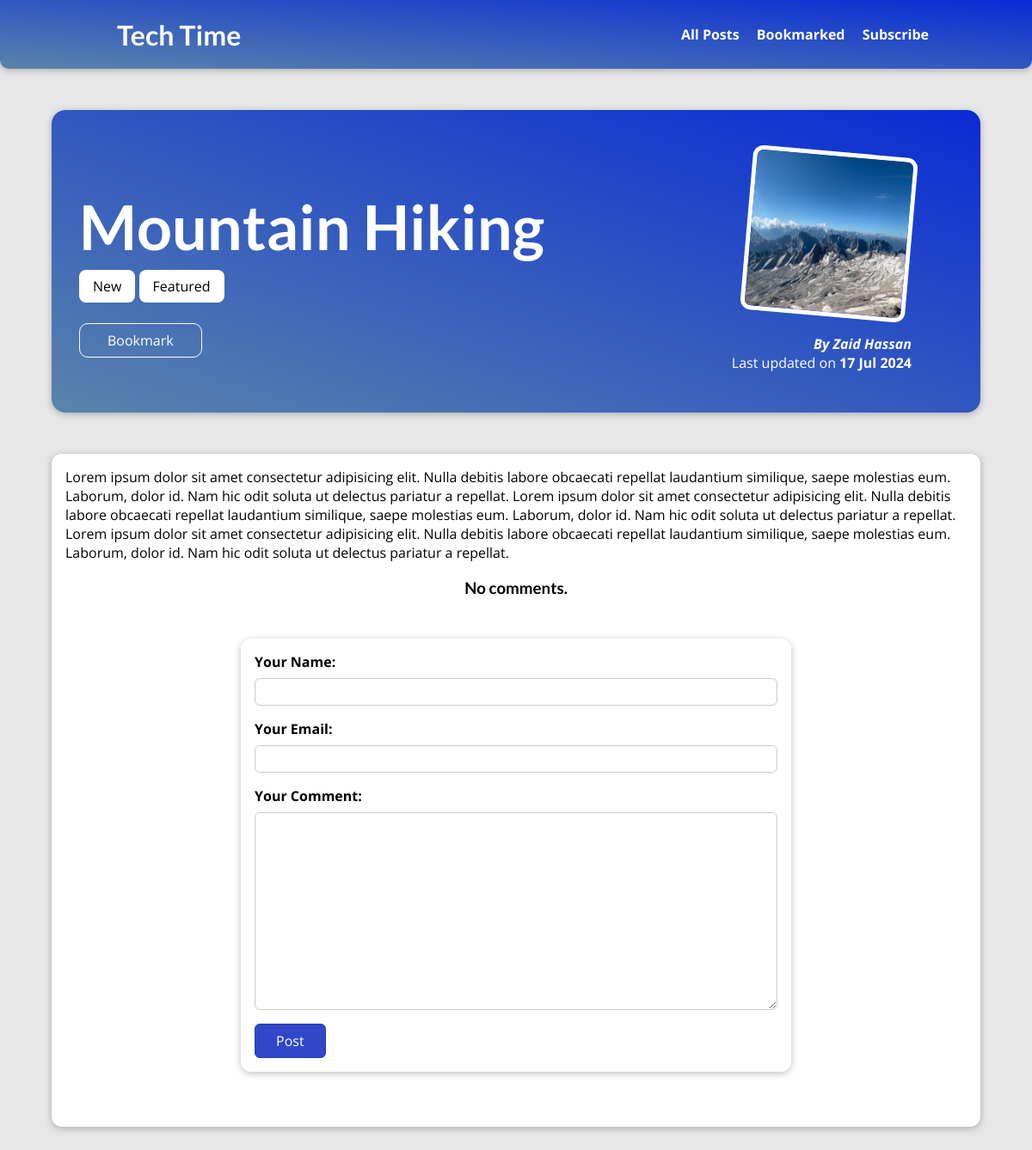
/posts/Hike-in-the-mountains, run on an earlier commit of the app's database.
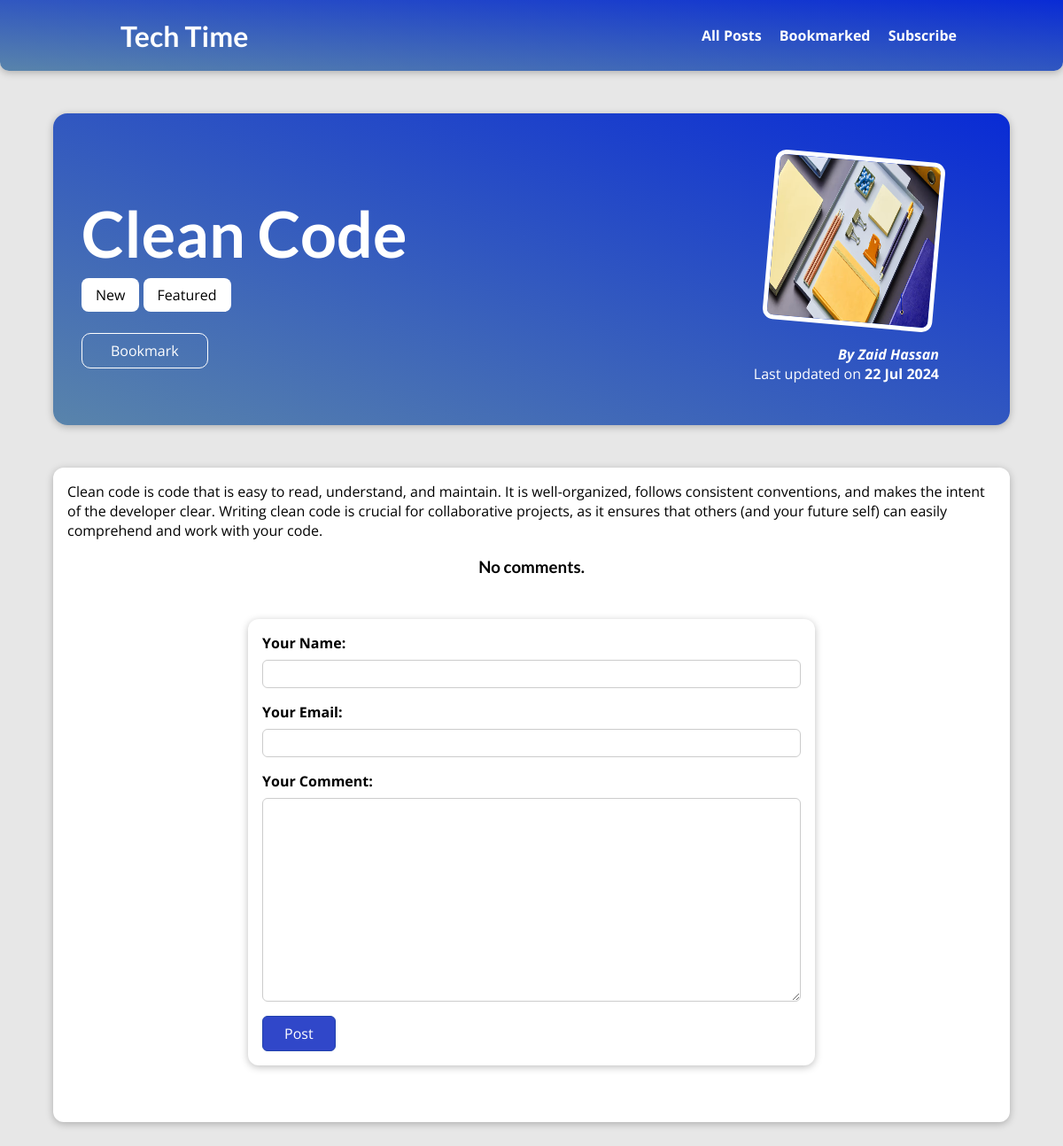
And on a later commit of the database.
### blog/models.py (models this page shows, shortened)
class Post(models.Model):
    title = models.CharField(max_length=100)
    excerpt = models.CharField(max_length=200)
    image = models.ImageField(upload_to="posts", null=True)
    date = models.DateField(auto_now=True)
    slug = models.SlugField(unique=True, db_index=True)
    content = models.TextField(validators=[MinLengthValidator(10)])
    author = models.ForeignKey(Author, on_delete=models.SET_NULL, null=True)
    tags = models.ManyToManyField(Tag)

class Author(models.Model):
    first_name = models.CharField(max_length=100)
    last_name = models.CharField(max_length=100)
    email_address = models.EmailField()
    def full_name(self):
        return f"{self.first_name} {self.last_name}"
    def __str__(self):
        return self.full_name()

### blog/views.py (the view)
# urls.py: path("posts/<slug>", views.PostDetailView.as_view(), name="post-detail-page"),
class PostDetailView(View):
    template_name = "blog/post-detail.html"
    model = Post
    def is_stored_post(self, request, post_id):
        stored_posts =  request.session.get("stored_posts")
        if stored_posts is not None:
            is_saved_for_later = post_id in stored_posts
        else:
            is_saved_for_later = False
        return is_saved_for_later
    def get(self, request, slug):
        post = Post.objects.get(slug=slug)
        stored_subscriber = self.request.session.get("stored_subscriber")
        context = {
            "post": post,
            "post_tags": post.tags.all(),
            "comment_form": CommentForm(),
            "comments": post.comments.all().order_by("-id"),
            "saved_for_later": self.is_stored_post(request, post.id),
            "user_subscribed": stored_subscriber
        }
        return render(request, "blog/post-detail.html", context)
    def post(self, request, slug):
        comment_form = CommentForm(request.POST)
        post = Post.objects.get(slug=slug)
        if comment_form.is_valid():
           comment = comment_form.save(commit=False)
           comment.post = post
           comment.save()
           return HttpResponseRedirect(reverse("post-detail-page", args=[slug]))
        context = {
            "post": post,
            "post_tags": post.tags.all(),
            "comment_form": comment_form,
            "comments": post.comments.all().order_by("-id"),
            "saved_for_later": self.is_stored_post(request, post.id)
        }
        return render(request, "blog/post-detail.html", context)

### blog/forms.py
class CommentForm(forms.ModelForm):
    class Meta:
        model = Comment
        exclude = ["post"]
        labels = {
            "user_name": "Your Name",
            "user_email": "Your Email",
            "text": "Your Comment"
        }

### blog/templates/blog/post-detail.html (shortened to what this page needs)
{% extends "base.html"%}
{% load static%}
{% block css_file %}
<link rel="stylesheet" href="{% static "blog/post-comment.css" %}">
<link rel="stylesheet" href="{% static "blog/post-detail.css"%}">
{% endblock  %}
{% block content %}
<section id="summary">
<h2>{{post.title}}</h2>
<div>
    {% for tag in post_tags %}
    <span class="tag">{{tag.caption}}</span>
    {% endfor %}
</div>
<div id="read-later">
    <form action="{% url "read-later" %}" method="POST">
    <button>
        {% if saved_for_later %}
        Remove from Bookmarked.
        {% else %}
        Bookmark
        {% endif %}
    </button>
    </form>
</div>
<article>
    <img src="{{post.image.url}}" alt="{{post.title}}">
    <address>By <a href="mailto:{{post.author.emai_address}}">{{post.author}}</a></address>
    <div>
        Last updated on <time>{{post.date|date:" d M Y"}}</time>
    </div>
</article>
</section>
<main>
{{post.content}}
<h3 id="no-comments">No comments.</h3>
{% include "blog/includes/post-comment.html"%}
</main>
{% endblock %}

What changed in the data, as far as the page shows it:
changed Post "Zaid Hassan": title "Mountain Hiking" → "Clean Code"; image: a different picture; date "17 Jul 2024" → "22 Jul 2024"; content "Lorem ipsum dolor sit amet consectetur adipisicing elit. Nulla debitis labore obcaecati repellat laudantium similique, saepe molestias eum. Laborum, dolor id. Nam hic odit soluta ut delectus pariatur a repellat. Lorem ipsum dolor sit amet consectetur adipisicing elit. Nulla debitis labore obcaecati repellat laudantium similique, saepe molestias eum. Laborum, dolor id. Nam hic odit soluta ut delectus pariatur a repellat. Lorem ipsum dolor sit amet consectetur adipisicing elit. Nulla debitis labore obcaecati repellat laudantium similique, saepe molestias eum. Laborum, dolor id. Nam hic odit soluta ut delectus pariatur a repellat." → "Clean code is code that is easy to read, understand, and maintain. It is well-organized, follows consistent conventions, and makes the intent of the developer clear. Writing clean code is crucial for collaborative projects, as it ensures that others (and your future self) can easily comprehend and work with your code."
